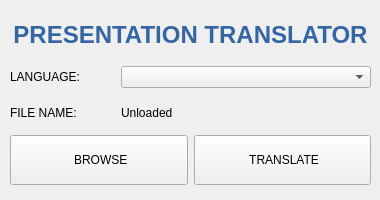
<?xml version="1.0" encoding="UTF-8"?>
<ui version="4.0">
 <class>MainWindow</class>
 <widget class="QMainWindow" name="MainWindow">
  <property name="geometry">
   <rect>
    <x>0</x>
    <y>0</y>
    <width>380</width>
    <height>200</height>
   </rect>
  </property>
  <property name="minimumSize">
   <size>
    <width>380</width>
    <height>200</height>
   </size>
  </property>
  <property name="maximumSize">
   <size>
    <width>380</width>
    <height>200</height>
   </size>
  </property>
  <property name="windowTitle">
   <string>MainWindow</string>
  </property>
  <widget class="QWidget" name="centralwidget">
   <widget class="QWidget" name="gridLayoutWidget">
    <property name="geometry">
     <rect>
      <x>10</x>
      <y>10</y>
      <width>361</width>
      <height>121</height>
     </rect>
    </property>
    <layout class="QGridLayout" name="gridLayout">
     <item row="4" column="1">
      <widget class="QLabel" name="lblName">
       <property name="text">
        <string>Unloaded</string>
       </property>
      </widget>
     </item>
     <item row="4" column="0">
      <widget class="QLabel" name="label_3">
       <property name="text">
        <string>FILE NAME:</string>
       </property>
      </widget>
     </item>
     <item row="2" column="1">
      <widget class="QComboBox" name="listLanguages">
       <property name="minimumSize">
        <size>
         <width>250</width>
         <height>0</height>
        </size>
       </property>
      </widget>
     </item>
     <item row="2" column="0">
      <widget class="QLabel" name="label">
       <property name="text">
        <string>LANGUAGE:</string>
       </property>
      </widget>
     </item>
     <item row="0" column="0" colspan="2">
      <widget class="QLabel" name="label_2">
       <property name="minimumSize">
        <size>
         <width>0</width>
         <height>50</height>
        </size>
       </property>
       <property name="maximumSize">
        <size>
         <width>16777215</width>
         <height>50</height>
        </size>
       </property>
       <property name="text">
        <string>&lt;html&gt;&lt;head/&gt;&lt;body&gt;&lt;p align=&quot;center&quot;&gt;&lt;span style=&quot; font-size:18pt; font-weight:600; color:#3465a4;&quot;&gt;PRESENTATION TRANSLATOR&lt;/span&gt;&lt;/p&gt;&lt;/body&gt;&lt;/html&gt;</string>
       </property>
      </widget>
     </item>
    </layout>
   </widget>
   <widget class="QWidget" name="horizontalLayoutWidget">
    <property name="geometry">
     <rect>
      <x>10</x>
      <y>130</y>
      <width>361</width>
      <height>61</height>
     </rect>
    </property>
    <layout class="QHBoxLayout" name="horizontalLayout">
     <item>
      <widget class="QPushButton" name="btnBrowse">
       <property name="minimumSize">
        <size>
         <width>0</width>
         <height>50</height>
        </size>
       </property>
       <property name="text">
        <string> BROWSE</string>
       </property>
       <property name="icon">
        <iconset resource="Resources/resource.qrc">
         <normaloff>:/icons/search.png</normaloff>:/icons/search.png</iconset>
       </property>
      </widget>
     </item>
     <item>
      <widget class="QPushButton" name="btnTranslate">
       <property name="minimumSize">
        <size>
         <width>0</width>
         <height>50</height>
        </size>
       </property>
       <property name="text">
        <string> TRANSLATE</string>
       </property>
       <property name="icon">
        <iconset resource="Resources/resource.qrc">
         <normaloff>:/icons/translate.png</normaloff>:/icons/translate.png</iconset>
       </property>
      </widget>
     </item>
    </layout>
   </widget>
  </widget>
 </widget>
 <resources>
  <include location="Resources/resource.qrc"/>
 </resources>
 <connections/>
</ui>
